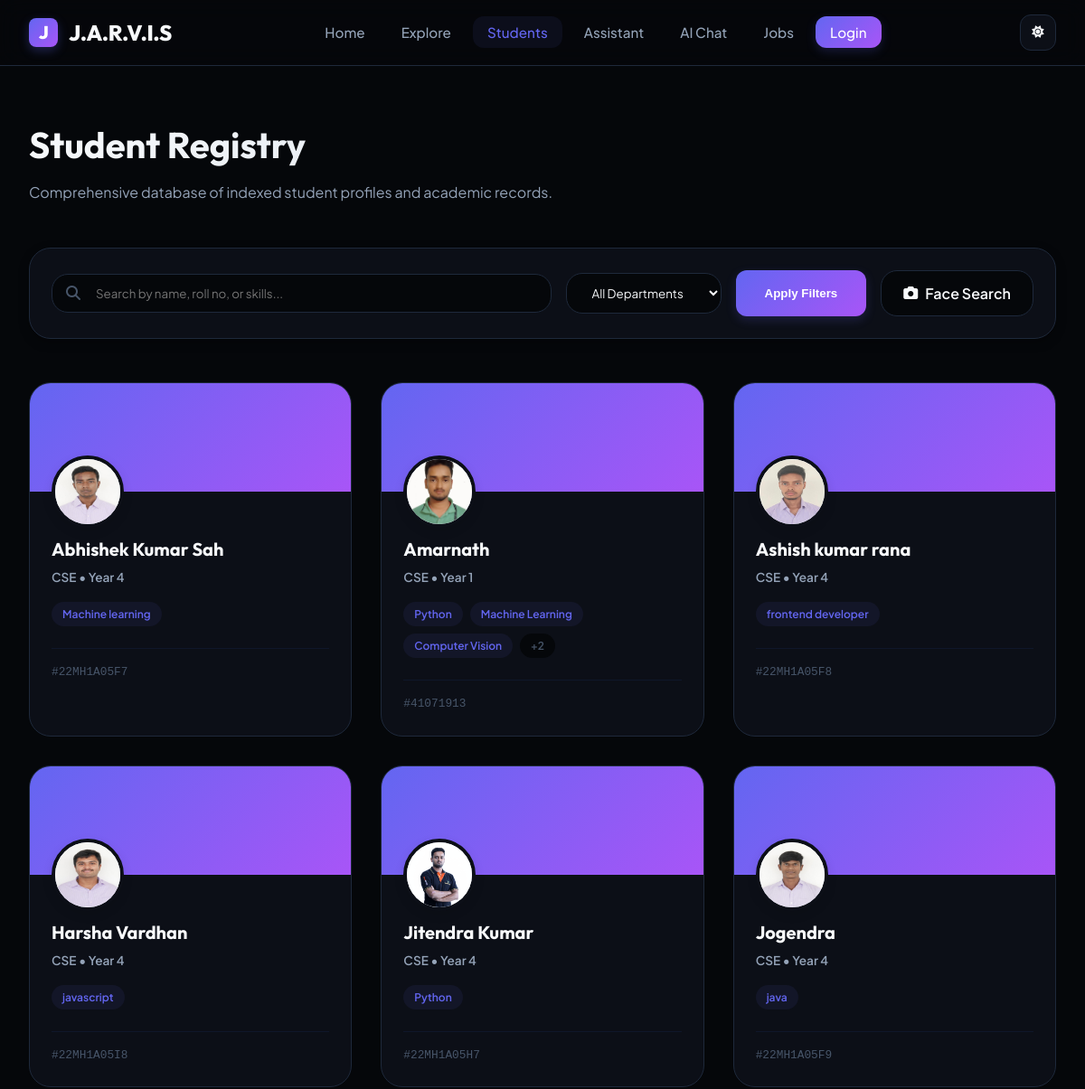
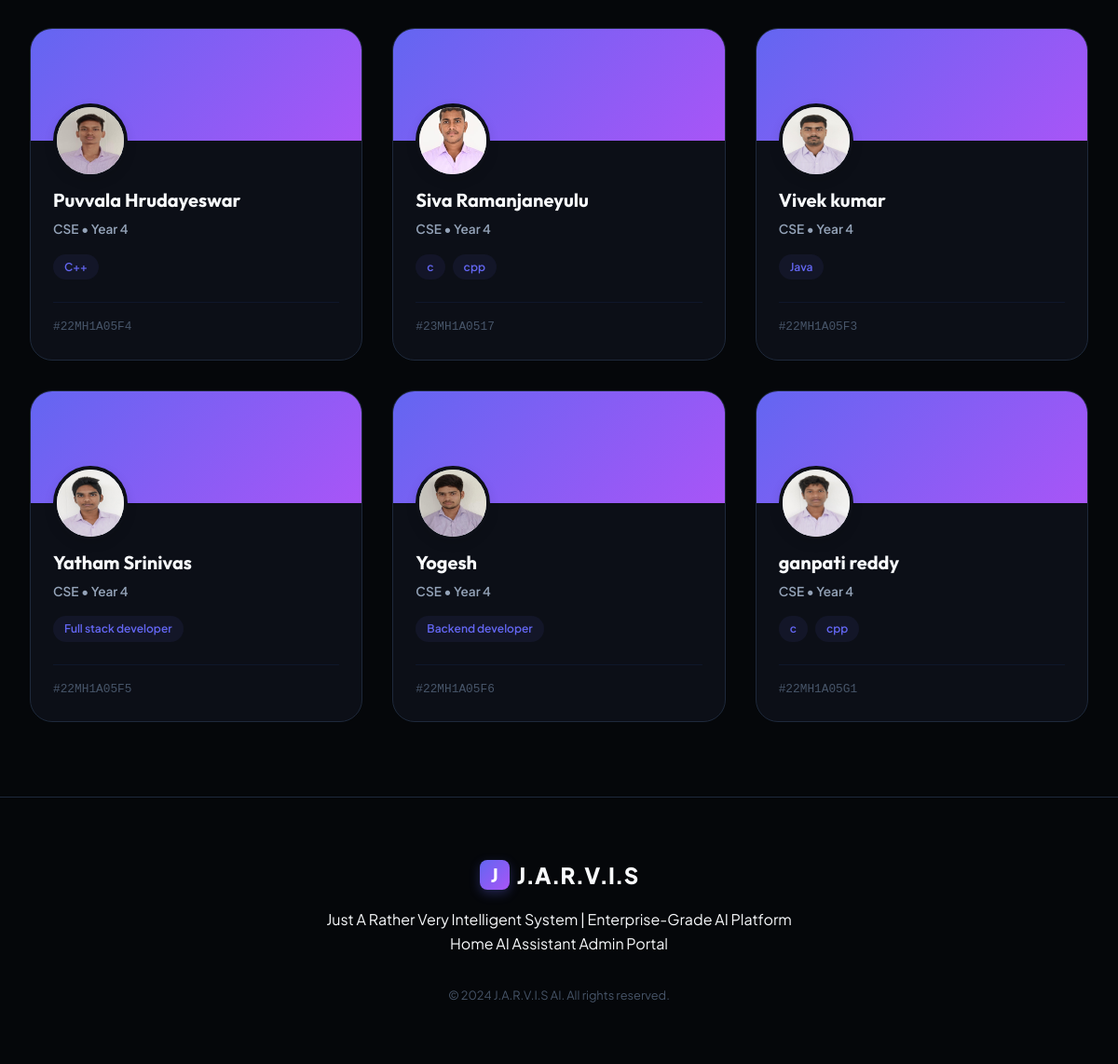
/students/all, run on the app's committed database (2 pictures, top to bottom).
### models.py (models this page shows, shortened)
class Student(db.Model):
    __tablename__ = 'student'
    id = db.Column(db.Integer, primary_key=True)
    name = db.Column(db.String(100), nullable=False)
    roll_no = db.Column(db.String(20), unique=True, nullable=False)
    department = db.Column(db.String(50), nullable=False)
    year = db.Column(db.Integer, nullable=False)
    email = db.Column(db.String(100), unique=True)
    phone = db.Column(db.String(15))
    _skills = db.Column('skills', db.Text, default='[]')
    _projects = db.Column('projects', db.Text, default='[]')
    _internships = db.Column('internships', db.Text, default='[]')
    image_path = db.Column(db.String(200))
    _face_embedding = db.Column('face_embedding', db.LargeBinary)
    _text_embedding = db.Column('text_embedding', db.LargeBinary)
    created_at = db.Column(db.DateTime, default=datetime.utcnow)
    updated_at = db.Column(db.DateTime, default=datetime.utcnow, onupdate=datetime.utcnow)
    @property
    def skills(self):
        return json.loads(self._skills) if self._skills else []
    @skills.setter
    def skills(self, value):
        self._skills = json.dumps(value) if value else '[]'
    @property
    def projects(self):
        return json.loads(self._projects) if self._projects else []
    @projects.setter
    def projects(self, value):
        self._projects = json.dumps(value) if value else '[]'
    @property
    def internships(self):
        return json.loads(self._internships) if self._internships else []
    @internships.setter
    def internships(self, value):
        self._internships = json.dumps(value) if value else '[]'
    @property
    def face_embedding(self):
        return pickle.loads(self._face_embedding) if self._face_embedding else None
    @face_embedding.setter
    def face_embedding(self, value):
        if value is not None:
            self._face_embedding = pickle.dumps(value)
        else:
            self._face_embedding = None
    @property
    def text_embedding(self):
        return pickle.loads(self._text_embedding) if self._text_embedding else None
    @text_embedding.setter
    def text_embedding(self, value):
        if value is not None:
            self._text_embedding = pickle.dumps(value)
        else:
            self._text_embedding = None

### routes/student.py (the view)
@student_bp.route('/students/all')
def all_students():
    page = request.args.get('page', 1, type=int)
    per_page = 12
    search = request.args.get('search', '')
    department = request.args.get('department', '')
    query = Student.query
    if search:
        query = query.filter(
            (Student.name.ilike(f'%{search}%')) |
            (Student.roll_no.ilike(f'%{search}%'))
        )
    if department:
        query = query.filter(Student.department == department)
    students = query.order_by(Student.name).paginate(page=page, per_page=per_page)
    departments = db.session.query(Student.department).distinct().all()
    return render_template('explore/all_students.html',
                         students=students,
                         departments=[d[0] for d in departments],
                         search=search,
                         selected_department=department)

### templates/explore/all_students.html (shortened to what this page needs)
{% extends 'base.html' %}
{% block content %}
<div class="container" style="padding-top: 3rem; padding-bottom: 5rem;">
    <div style="margin-bottom: 3rem;">
        <h1
            style="font-size: 2.5rem; background: var(--grad-text); -webkit-background-clip: text; background-clip: text; -webkit-text-fill-color: transparent; margin-bottom: 0.5rem;">
            Student Registry
        </h1>
        <p style="color: var(--text-muted);">Comprehensive database of indexed student profiles and academic records.
        </p>
    </div>
    <div
        style="background: var(--bg-card); border: 1px solid var(--border); padding: 1.5rem; border-radius: var(--radius-xl); margin-bottom: 3rem; box-shadow: var(--shadow-md);">
        <form method="GET" class="search-matrix-form">
            <div style="position: relative;">
                <i class="fas fa-search"
                    style="position: absolute; left: 1rem; top: 50%; transform: translateY(-50%); color: var(--text-dim);"></i>
                <input type="text" name="search" placeholder="Search by name, roll no, or skills..."
                    value="{{ search }}"
                    style="width: 100%; padding: 0.75rem 1rem 0.75rem 3rem; background: var(--bg-page); border: 1px solid var(--border); border-radius: var(--radius-lg); color: var(--text-main); font-family: inherit;">
            </div>
            <select name="department"
                style="padding: 0.75rem 1.5rem; background: var(--bg-page); border: 1px solid var(--border); border-radius: var(--radius-lg); color: var(--text-main); cursor: pointer; font-family: inherit;">
                <option value="">All Departments</option>
            </select>
            <button type="submit" class="btn btn-primary" style="height: 100%; padding: 0 2rem;">
                Apply Filters
            </button>
            <a href="{{ url_for('student.explore') }}" class="btn"
                style="height: 100%; background: var(--bg-page); border: 1px solid var(--border); border-radius: var(--radius-lg); display: flex; align-items: center; gap: 0.5rem;">
                <i class="fas fa-camera"></i> Face Search
            </a>
        </form>
    </div>
    {% if students.items %}
    <div class="student-grid">
        {% for student in students.items %}
        <a href="{{ url_for('student.profile', id=student.id) }}" class="student-card-modern">
            <div class="student-card-header">
                <div class="student-img-wrapper" style="box-shadow: 0 4px 12px rgba(0,0,0,0.1);">
                    {% if student.image_path %}
                    <img src="{{ url_for('static', filename=student.image_path) }}" alt="{{ student.name }}"
                        style="width: 100%; height: 100%; object-fit: cover;">
                    {% else %}
                    <div
                        style="width: 100%; height: 100%; display: flex; align-items: center; justify-content: center; background: var(--bg-page); font-weight: 700; color: var(--primary);">
                        {{ student.name[0] }}
                    </div>
                    {% endif %}
                </div>
            </div>
            <div class="student-card-body">
                <h3 style="font-size: 1.25rem; margin-bottom: 0.25rem;">{{ student.name }}</h3>
                <p style="color: var(--text-muted); font-size: 0.85rem; font-weight: 600; margin-bottom: 1rem;">
                    {{ student.department }} • Year {{ student.year }}
                </p>
                <div style="display: flex; flex-wrap: wrap; gap: 0.5rem; margin-top: auto;">
                    {% if student.skills %}
                    {% for skill in student.skills[:3] %}
                    <span
                        style="background: rgba(99, 102, 241, 0.08); color: var(--primary); font-size: 0.75rem; font-weight: 600; padding: 0.25rem 0.75rem; border-radius: var(--radius-full);">
                        {{ skill }}
                    </span>
                    {% endfor %}
                    {% if student.skills|length > 3 %}
                    <span
                        style="background: var(--bg-page); color: var(--text-dim); font-size: 0.75rem; font-weight: 600; padding: 0.25rem 0.75rem; border-radius: var(--radius-full);">
                        +{{ student.skills|length - 3 }}
                    </span>
                    {% endif %}
                    {% endif %}
                </div>
                <div
                    style="margin-top: 1.5rem; padding-top: 1rem; border-top: 1px solid var(--border-dim); display: flex; justify-content: space-between; align-items: center;">
                    <span style="font-size: 0.8rem; color: var(--text-dim); font-family: monospace;">#{{ student.roll_no
                        }}</span>
                </div>
            </div>
        </a>
        {% endfor %}
    </div>
    {% endif %}
</div>
{% endblock %}

### templates/base.html (shortened to what this page needs)
<!DOCTYPE html>
<html lang="en" data-theme="dark">
<head>
    <link rel="stylesheet" href="https://cdnjs.cloudflare.com/ajax/libs/font-awesome/6.4.0/css/all.min.css">
    <link rel="stylesheet" href="{{ url_for('static', filename='css/style.css') }}">
</head>
<body>
    <nav class="navbar">
        <div class="nav-container">
            <a href="{{ url_for('index') }}" class="nav-brand">
                <div class="jarvis-logo">J</div>
                <span>J.A.R.V.I.S</span>
            </a>
            <ul class="nav-menu">
                <li><a href="{{ url_for('index') }}"
                        class="nav-link {% if request.endpoint == 'index' %}active{% endif %}">
                        Home
                    </a></li>
                <li><a href="{{ url_for('student.explore') }}"
                        class="nav-link {% if request.endpoint and 'explore' in request.endpoint %}active{% endif %}">
                        Explore
                    </a></li>
                <li><a href="{{ url_for('student.all_students') }}"
                        class="nav-link {% if request.endpoint and 'all_students' in request.endpoint %}active{% endif %}">
                        Students
                    </a></li>
                <li><a href="{{ url_for('assistant.assistant_page') }}"
                        class="nav-link {% if request.endpoint and 'assistant' in request.endpoint %}active{% endif %}">
                        Assistant
                    </a></li>
                <li><a href="{{ url_for('chat.chat') }}"
                        class="nav-link {% if request.endpoint and 'chat' in request.endpoint %}active{% endif %}">
                        AI Chat
                    </a></li>
                <li><a href="{{ url_for('jobs.index') }}"
                        class="nav-link {% if request.endpoint and 'jobs' in request.endpoint %}active{% endif %}">
                        Jobs
                    </a></li>
                {% if current_user.is_authenticated %}
                <li><a href="{{ url_for('admin.dashboard') }}"
                        class="nav-link {% if request.endpoint == 'admin.dashboard' %}active{% endif %}">
                        Dashboard
                    </a></li>
                <li><a href="{{ url_for('admin.profile') }}"
                        class="nav-link {% if request.endpoint == 'admin.profile' %}active{% endif %}">
                        Profile
                    </a></li>
                {% else %}
                <li><a href="{{ url_for('admin.login') }}" class="nav-link nav-admin">
                        Login
                    </a></li>
                {% endif %}
            </ul>
            <div style="display: flex; align-items: center; gap: 1rem;">
                <button class="theme-toggle" id="themeToggle" title="Toggle Theme">
                </button>
            </div>
        </div>
    </nav>
    <main class="main-content">
        {% block content %}{% endblock %}
    </main>
    <footer class="footer">
        <div class="footer-content">
            <div class="footer-logo">
                <div class="jarvis-logo">J</div>
                <span>J.A.R.V.I.S</span>
            </div>
            <p class="footer-text">
                Just A Rather Very Intelligent System | Enterprise-Grade AI Platform
            </p>
            <div class="footer-links">
                <a href="{{ url_for('index') }}">Home</a>
                <a href="{{ url_for('chat.chat') }}">AI Assistant</a>
                <a href="{{ url_for('admin.login') }}">Admin Portal</a>
            </div>
            <p style="margin-top: 2rem; font-size: 0.8rem; color: var(--text-dim);">
                &copy; 2024 J.A.R.V.I.S AI. All rights reserved.
            </p>
        </div>
    </footer>
</body>
</html>

### data on the page
Student: image_path (picture), name "Abhishek Kumar Sah", department "CSE", year "4", 3 "Machine learning", roll_no "22MH1A05F7"
Student: image_path (picture), name "Amarnath", department "CSE", year "1", 3 "Python" "Machine Learning" "Computer Vision", skills|length "2", roll_no "41071913"
Student: image_path (picture), name "Ashish kumar rana", department "CSE", year "4", 3 "frontend developer", roll_no "22MH1A05F8"
Student: image_path (picture), name "Harsha Vardhan", department "CSE", year "4", 3 "javascript", roll_no "22MH1A05I8"
Student: image_path (picture), name "Jitendra Kumar", department "CSE", year "4", 3 "Python", roll_no "22MH1A05H7"
Student: image_path (picture), name "Jogendra", department "CSE", year "4", 3 "java", roll_no "22MH1A05F9"
Student: image_path (picture), name "Puvvala Hrudayeswar", department "CSE", year "4", 3 "C++", roll_no "22MH1A05F4"
Student: image_path (picture), name "Siva Ramanjaneyulu", department "CSE", year "4", 3 "c" "cpp", roll_no "23MH1A0517"
Student: image_path (picture), name "Vivek kumar", department "CSE", year "4", 3 "Java", roll_no "22MH1A05F3"
Student: image_path (picture), name "Yatham Srinivas", department "CSE", year "4", 3 "Full stack developer", roll_no "22MH1A05F5"
Student: image_path+name (picture), name "Yogesh", department "CSE", year "4", 3 "Backend developer", roll_no "22MH1A05F6"
Student: image_path (picture), name "ganpati reddy", department "CSE", year "4", 3 "c" "cpp", roll_no "22MH1A05G1"
